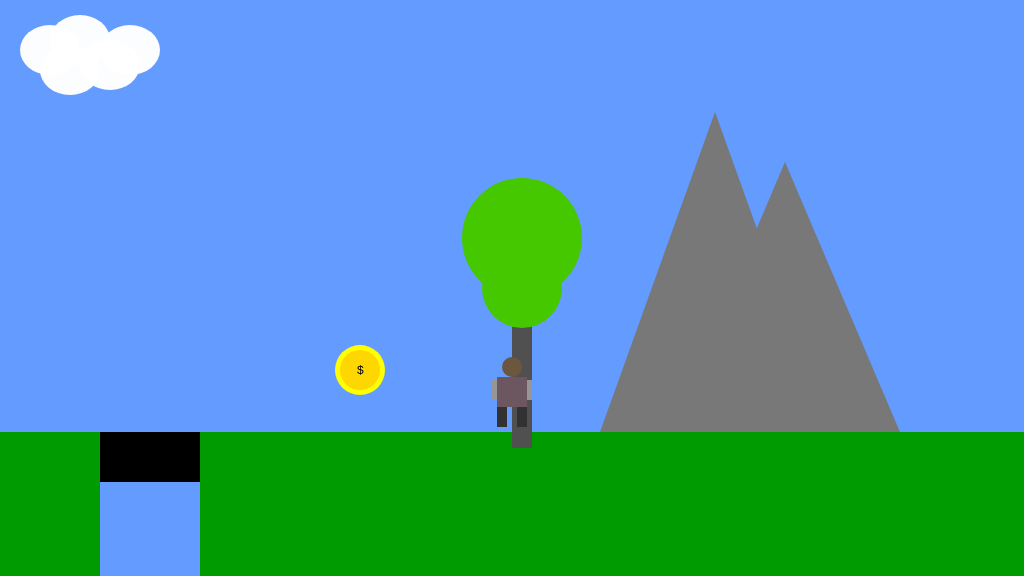
Frame 1 (no input)
Frame 60 (no input): identical to frame 1, image omitted
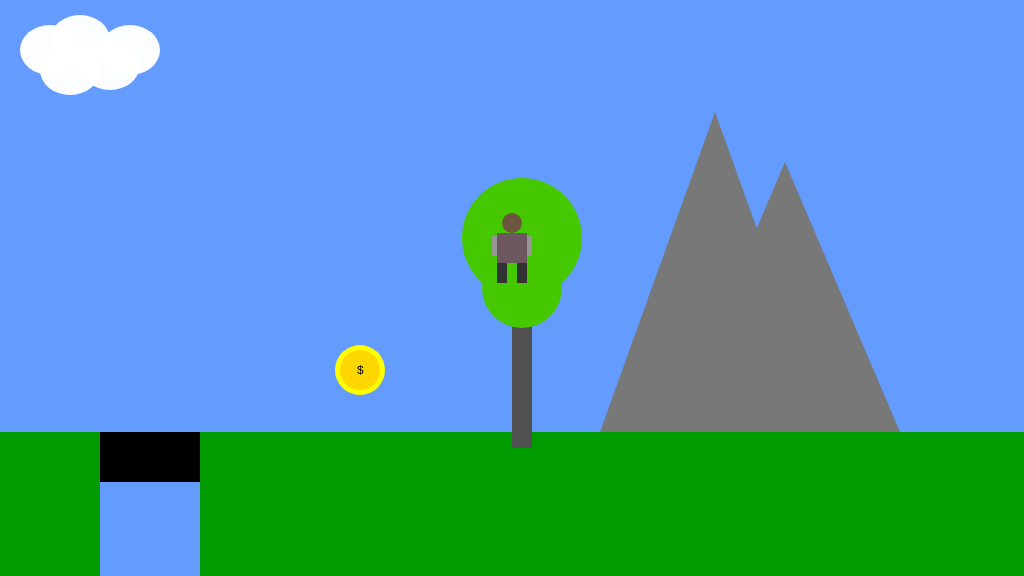
Frame 120 (the mouse pressed at the canvas centre since frame 60)

The p5.js sketch that drew these frames (run headless with seeded random() and noise() and a simulated clock; from frame 60 on, the mouse is pressed at the canvas centre):

// p5.js sketch
// ── sketch.js
/*

The Game Project

2b - using variables

*/

var floorPos_y;

var gameChar_x;
var gameChar_y;

var treePos_x;
var treePos_y;

var canyon;
var collectable;

var mountain;
var cloud;


function setup()
{
	createCanvas(1024, 576);
	floorPos_y = 432; //NB. we are now using a variable for the floor position

	//NB. We are now using the built in variables height and width
	gameChar_x = width/2;
	gameChar_y = floorPos_y;

	treePos_x = width/2;
	treePos_y = height/2;

	canyon = {
		x_pos: 100,
		width: 100
	};

	collectable = {
		x_pos: 360, 
		y_pos: 370, 
		size: 50
	};

	mountain = {
		x: 600,
		y: floorPos_y,
		height: 320,
		width: 230
	};

	cloud = {
		x_pos: 50, 
		y_pos: 50, 
		size: 50
	};
}

function draw()
{
	background(100, 155, 255); //fill the sky blue

	noStroke();
	fill(0, 155, 0);
	rect(0, floorPos_y, width, height-floorPos_y); //draw some green ground

	  
	//mountain
	fill(120);
	triangle(mountain.x, mountain.y,
		mountain.x + mountain.width, mountain.y,
		mountain.x + (mountain.width / 2), mountain.y - mountain.height);
	triangle(mountain.x+70, mountain.y,
		mountain.x + mountain.width+70, mountain.y,
		mountain.x + (mountain.width / 2)+70, mountain.y - mountain.height+50);

	//tree
	fill(80);
	rect(treePos_x,treePos_y,20,160);
	fill(70,200,0);
	ellipse(treePos_x+10,treePos_y,80,80);
	fill(70,200,0);
	ellipse(treePos_x+10,treePos_y-50,120,120);

	//character
	fill(108, 86, 61);
	ellipse(gameChar_x,gameChar_y-65,20,20);
	fill(108, 86, 95);
	rect(gameChar_x-15,gameChar_y-55,30,30);
	fill(50);
	rect(gameChar_x-15,gameChar_y-25,10,20);
	fill(50);
	rect(gameChar_x+5,gameChar_y-25,10,20);
	fill(150);
	rect(gameChar_x-20,gameChar_y-52,5,20);
	fill(150);
	rect(gameChar_x+15,gameChar_y-52,5,20);

	//canyon
	fill(0);
	rect(canyon.x_pos,floorPos_y,canyon.width,144);
	fill(100, 155, 255);
	rect(canyon.x_pos,floorPos_y+50,canyon.width,144);

	//collectable
	fill(255, 255, 0);
	ellipse(collectable.x_pos,collectable.y_pos,collectable.size);
	fill(255, 215, 0);
	ellipse(collectable.x_pos,collectable.y_pos,collectable.size-10);
	fill(0)
	text('$',collectable.x_pos-3,collectable.y_pos+4);

	//cloud
	fill(255,255,255,250)
	ellipse(cloud.x_pos,cloud.y_pos,cloud.size+10,cloud.size);
	ellipse(cloud.x_pos+30,cloud.y_pos-10,cloud.size+10,cloud.size);
	ellipse(cloud.x_pos+80,cloud.y_pos,cloud.size+10,cloud.size);
	ellipse(cloud.x_pos+20,cloud.y_pos+20,cloud.size+10,cloud.size);
	ellipse(cloud.x_pos+60,cloud.y_pos+15,cloud.size+10,cloud.size);

}

function mousePressed()
{
	gameChar_x = mouseX;
	gameChar_y = mouseY;


}
